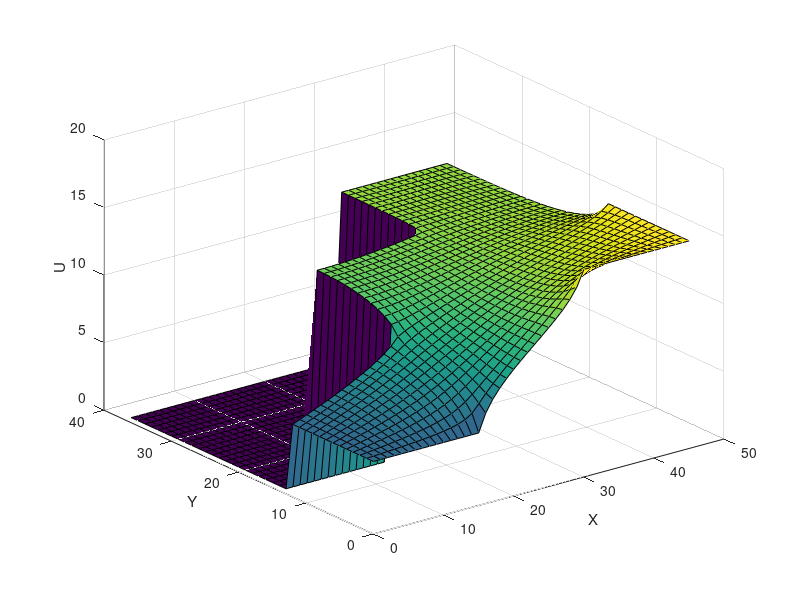

The MATLAB script that drew this image:
clc
clear all
close all
Precision = 'double';
fidp = fopen ('Param.dat', 'r', 'l');
if (fidp == -1)
 disp('File "Param.dat" not found');
 return;
end
datap = fread (fidp, 2, 'int');
fclose (fidp);
NX = datap(1);
NY = datap(2);
Size = [NX NY];
fid = fopen ('Pole.dat', 'r', 'l');
if (fid == -1)
 disp('File "Pole.dat" not found');
 return;
end
 U = fread (fid, Size, Precision);
SizeS = size(U);
x=1:NX;
y=1:NY;
[yy, xx] = meshgrid(y,x);
surf(xx, yy, U)
xlabel('X')
ylabel('Y')
zlabel('U')
fclose (fid);